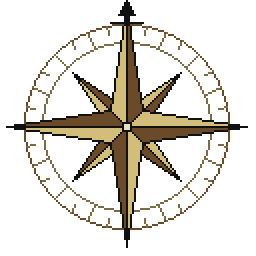
#> input picture art/chart/rose32.png, 128 x 128 px (shown 2 times larger)
$ python -i bake-art.py   (imports and definitions only)
#> lines starting #> are read from the running program, lines starting #| are printed output that depends on the picture
# /// script
# requires-python = ">=3.11"
# dependencies = ["numpy==2.4.6", "pillow==12.3.0"]
# ///
"""Bake the detailed art from source pictures (R-1006 for the map, R-1013 for the colony screen).

    cargo install --git https://github.com/colebrumley/pixelforge pixelforge
    uv run scripts/bake-art.py [folder ...]

What a source picture must look like, how one is generated and what to update after a bake are in docs/ART.md.

The pictures are shrunk by pixelforge (https://github.com/colebrumley/pixelforge), a program found on
PATH, or at the path PIXELFORGE names if it is set. uv gives the script the Pillow and numpy named
above. With folder names
(chart, units, places, features, floors, resources, title, buildings, goods, portraits) only those are baked.

art/units holds one square picture per look of a unit (colonist.png, soldier.png, expertFarmer.png, ...), art/places one
per look of a colony or native settlement, and art/features one per forest, hills and mountains,
each a single subject on a flat magenta ground (a feature is baked once, as it stands: where two of a kind
meet, pixel-art.ts draws the picture again half a square over, so the wood or the ridge runs on). art/floors holds one ground texture per open
terrain, filling its square. art/resources holds one marker per special resource, named by its id in
src/engine/data/resources.ts: a picture of the thing itself on a flat magenta ground, centred in its
square and baked at 24 pixels and again at 12 in the same colours (src/ui/resource-art.ts). art/buildings holds one picture per colony building and art/goods one
icon per good (and for hammers, crosses and bells); those two folders are drawn from plain shapes
by scripts/draw-colony-art.py. The pictures must be our own (constraint C1). Every one is cut from
its ground (a floor is not), shrunk by pixelforge in one shared palette per folder, and written
out as data: src/ui/unit-art.ts, place-art.ts, feature-art.ts, floor-art.ts, building-art.ts and
goods-art.ts, which pixel-art.ts draws from. In a place or a building, whatever is painted cyan is
given the owner's colour when it is drawn. A floor is shifted so that its commonest colour is the
terrain's ground colour, which is read from PALETTE and GROUND in src/ui/pixel-art.ts. The floors are shrunk in
the colours of PALETTE and no others; the features share one palette of their own. The floors and the
features are each baked twice: at 32 pixels, and again at 16 in the colours of the 32-pixel bake and no others
(FLOOR_ART_16, FEATURE_ART_16), which the 16-pixel grid draws.

art/chart holds the explorer's chart the unexplored map is drawn as: the vellum floor, the compass
rose and the chart's creatures, each at 32, 16 and 8 pixels to the square. They are drawn by
scripts/draw-chart.py at their final size in six inks of the map palette, so they are written out
as they are, with no shrinking and no colours of their own (src/ui/chart-art.ts). That step alone
does not need pixelforge:

    uv run scripts/draw-chart.py && uv run scripts/bake-art.py chart

art/title holds the painting that hangs behind the title screen (frontispiece.png, 8:5, generated
like the others and drawn in the map palette's colours so that none is lost). It is shrunk to 320 x 200 in the 32 colours of PALETTE in
src/ui/pixel-art.ts and no others, and written out as src/ui/title-art.ts, which frontispiece.ts draws.

art/portraits holds the head-and-shoulders portraits (R-1016): one per report module for its adviser
(advisers.png, congress.png, foreign.png, score.png), king.png, and one per founding father, named
by its id in src/engine/data/fathers.ts. Each fills its square on a plain parchment ground; the
faces are invented, none a likeness of a historical person. An adviser's coat is painted flat cyan
and is given the colour of the report's wax when drawn. The folder is shrunk together to 64 x 64 in
the 32 colours of PALETTE and no others, so the portraits read as one set, and written out as
src/ui/portrait-art.ts, which src/ui/portraits.ts draws.
"""
import os
import re
import subprocess
import sys
import tempfile
from pathlib import Path

import numpy as np
from PIL import Image


# [9 lines left out: function forge, not called in this run]


CODES = 'abcdefghijklmnopqrstuvwxyzABCDEFGHIJKLMNOPQRSTUVWXYZ'
OWNER = '*'
ROOT = Path(__file__).resolve().parent.parent


# [29 lines left out: functions map_palette, ground_colours, not called in this run]


def cut_out(path: Path) -> Image.Image:
    """The subject alone, standing on the bottom edge of a square see-through canvas."""
#> called with path = '../art/chart/rose32.png'
    rgba = np.array(Image.open(path).convert('RGBA')).astype(int)
    r, g, b = rgba[..., 0], rgba[..., 1], rgba[..., 2]
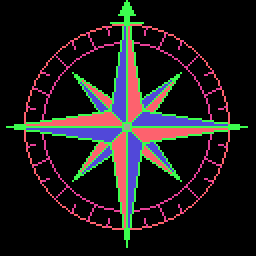
#> r: shape (128, 128) int64 (shown 2 times larger); 6 distinct labels, from 0 to 233; one colour per label, 0 black
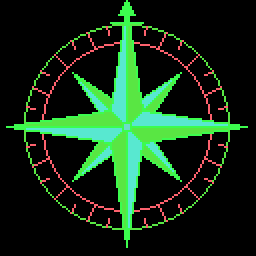
#> g: shape (128, 128) int64 (shown 2 times larger); 6 distinct labels, from 0 to 223; one colour per label, 0 black
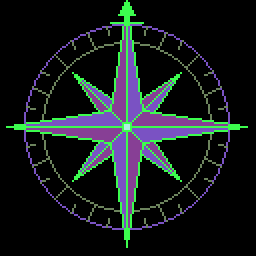
#> b: shape (128, 128) int64 (shown 2 times larger); 6 distinct labels, from 0 to 196; one colour per label, 0 black
    ground = (r - g > 70) & (b - g > 70)  # magenta and anything tinted by it
#> ground: shape (128, 128) bool; every value is 0
    rgba[ground, 3] = 0
    figure = Image.fromarray(rgba.astype(np.uint8), 'RGBA')
#> figure is the input picture: PIL image 128x128 RGBA; mean R, G, B, A 23, 19.1, 12.3, 52.3
    figure = figure.crop(figure.getbbox())
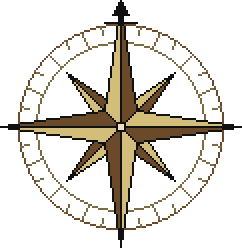
#> figure: PIL image 121x124 RGBA (shown 2 times larger); mean R, G, B, A 25.2, 20.9, 13.4, 57.1; transparent parts drawn white
    side = max(figure.size)
#> side = 124
    canvas = Image.new('RGBA', (side, side), (0, 0, 0, 0))
#> canvas: PIL image 124x124 RGBA; every value is 0
    canvas.paste(figure, ((side - figure.width) // 2, side - figure.height))
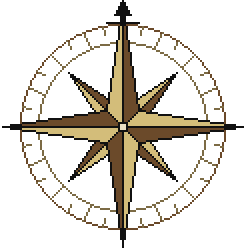
#> canvas: PIL image 124x124 RGBA (shown 2 times larger); mean R, G, B, A 24.6, 20.4, 13.1, 55.7; transparent parts drawn white
    return canvas


def centre(path: Path) -> Image.Image:
    """The subject alone in the middle of a square see-through canvas, with a twelfth of the square clear on its longer sides."""
    figure = cut_out(path)
    figure = figure.crop(figure.getbbox())
    side = max(figure.size) * 12 // 11
#> side = 135
    canvas = Image.new('RGBA', (side, side), (0, 0, 0, 0))
#> canvas: PIL image 135x135 RGBA; every value is 0
    canvas.paste(figure, ((side - figure.width) // 2, (side - figure.height) // 2))
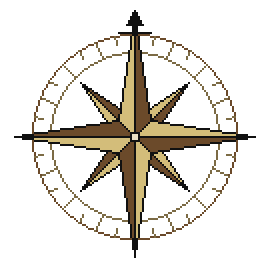
#> canvas: PIL image 135x135 RGBA (shown 2 times larger); mean R, G, B, A 20.7, 17.2, 11.1, 47; transparent parts drawn white
    return canvas


# [11 lines left out: function floor, not called in this run]


# How many colours the forests, hills and mountains share. (The floors are baked in the map palette itself: their
# marks are a cell or two across, and in a palette worked out from the pictures such marks fall between its colours
# and are lost to the ground, so that drifted snow comes out as one flat white.)
FEATURE_PALETTE = 32

# How many colours the unit figures share: one figure per look of a unit (a unit type, or a profession's own
# picture, src/ui/unit-looks.ts), so that the many figures do not muddy one another's colours (R-1069).
UNIT_PALETTE = 48


# [88 lines left out: functions bake, level, one_ink, not called in this run]


# The inks the chart is drawn in, by the letter each goes by: entries of PALETTE in src/ui/pixel-art.ts.
CHART_INKS = {'p': '#e9dfc4', 's': '#d3bd7a', 'h': '#a39262', 'e': '#7c6b45', 'w': '#6b4a2a', 'k': '#111111'}


# [72 lines left out: functions chart, write, not called in this run]


# The colours of the map palette a portrait is not drawn in, by their numbers there: the void, and the greens and
# pale blues of the land and sea, which would otherwise creep into skin and shade as the nearest thing to a mixed tone.
NOT_FOR_FACES = {0, 9, 10, 12, 14, 16, 17, 18, 19, 20, 30}


# [189 lines left out: functions is_key, portraits, write_portraits, painting, write_painting, main, not called in this run]


# [1 line not run here, left out]

>>> result = centre('../art/chart/rose32.png')
